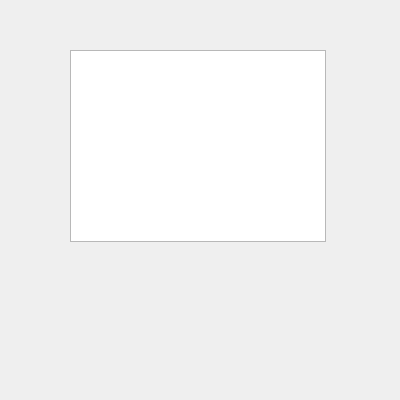
<?xml version="1.0" encoding="UTF-8"?>
<ui version="4.0">
 <class>Form</class>
 <widget class="QWidget" name="Form">
  <property name="geometry">
   <rect>
    <x>0</x>
    <y>0</y>
    <width>400</width>
    <height>400</height>
   </rect>
  </property>
  <property name="minimumSize">
   <size>
    <width>400</width>
    <height>400</height>
   </size>
  </property>
  <property name="windowTitle">
   <string>Form</string>
  </property>
  <widget class="QTableView" name="Table">
   <property name="geometry">
    <rect>
     <x>70</x>
     <y>50</y>
     <width>256</width>
     <height>192</height>
    </rect>
   </property>
  </widget>
 </widget>
 <resources/>
 <connections/>
</ui>
